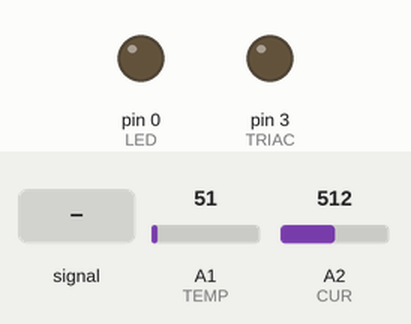
The sketch below on a simulated Arduino Uno, built with avr-gcc and run on an emulated ATmega328P. Parts: output pins drawn as LEDs (lit = HIGH). The test bench sets the inputs (shaded band); at power-on: A2 (CUR) = 512, A1 (TEMP) = 51.

Above: at 2.0 s.
2.1 s: A2 (CUR) fed a 200 Hz sine of ±81 counts around its level
At 4.3 s:
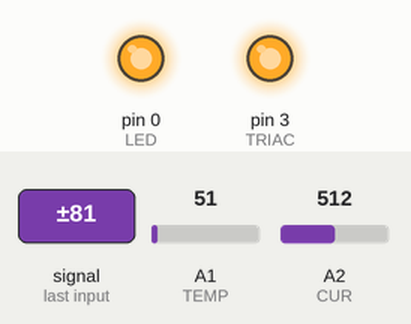
4.6 s: A2 (CUR) set to 684
7.6 s: A2 (CUR) set to 702
At 10.4 s:
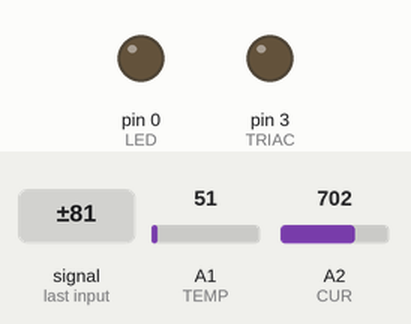
10.6 s: A2 (CUR) set to 755
12.1 s: A2 (CUR) set to 787
At 12.9 s:
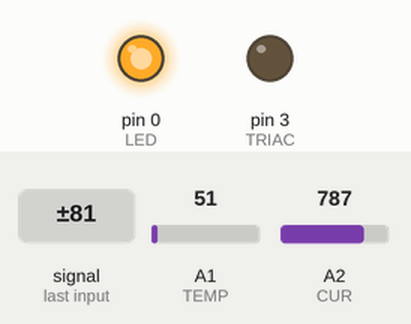
Timing chart, 0 to 15.1 s (numbered marks = the images above; inputs shaded):
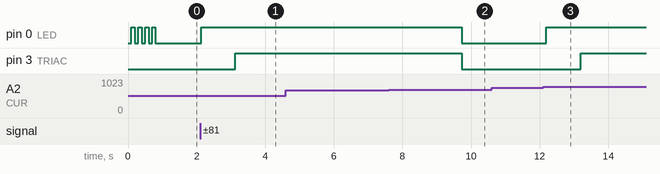

Measured:
- the behaviour switches between 693 and 694 on A2 (CUR) (found by bisection; images 1 and 2)
- the behaviour switches between 768 and 769 on A2 (CUR) (found by bisection; images 2 and 3)
- after the input at 2.1 s, pin 0 (LED): LOW → HIGH at once; pin 3 (TRIAC): LOW → HIGH after 1.0 s
- after the input at 4.6 s, every drawn part: stays the same
- after the input at 7.6 s, pin 0 (LED), pin 3 (TRIAC): HIGH → LOW after 2.1 s
- after the input at 10.6 s, every drawn part: stays the same
- after the input at 12.1 s, pin 0 (LED): LOW → HIGH after 0.09 s; pin 3 (TRIAC): LOW → HIGH after 1.1 s

The sketch:

extracticon_tiny.ino
```cpp
#define LED 0 //pin 5
#define TEMP A1 //pin 7
#define CUR A2 //pin 3
#define TRIAC 3 //pin 2
#define TEMP_HIGH 60
#define ON_DELAY 1000

//just looked at the numbers and guessed - not in real units
#define thresh 10000

//turn off after 2 second
#define off_delay 2000


unsigned long time = 0;

void setup()
{
  pinMode(LED,OUTPUT);
  pinMode(TRIAC,OUTPUT);
  digitalWrite(TRIAC,LOW);
  digitalWrite(LED,HIGH);
  for( int i = 0; i < 4; i ++)
  {
      digitalWrite(LED,LOW);
      delay(100);
      digitalWrite(LED,HIGH);
      delay(100);
  }
  digitalWrite(LED,LOW);

}

void loop()
{
  int sample;
  int offset = 512;

  double accum = 0;
  for( int i =0; i< 250; i++)
  {
    sample = analogRead(CUR) - offset;
    accum = accum + sample * sample;
  }

  int rawvoltage= analogRead(TEMP);
  float celcius= (rawvoltage/1024.0) * 500 - 273.15;

  //safety temp
  if(celcius > TEMP_HIGH)
  {
     digitalWrite(TRIAC,LOW);
     digitalWrite(LED,LOW);
  }
  else
  {
      if(accum > thresh)
      {
         digitalWrite(LED,HIGH);
         //delay to avoid blowing fuses
         delay(ON_DELAY);
         digitalWrite(TRIAC,HIGH);
         time = millis();
      }
      else if(millis() > time + off_delay)
      {
        digitalWrite(LED,LOW);
        digitalWrite(TRIAC,LOW);
      }
  }
  delay(100);
}
```
